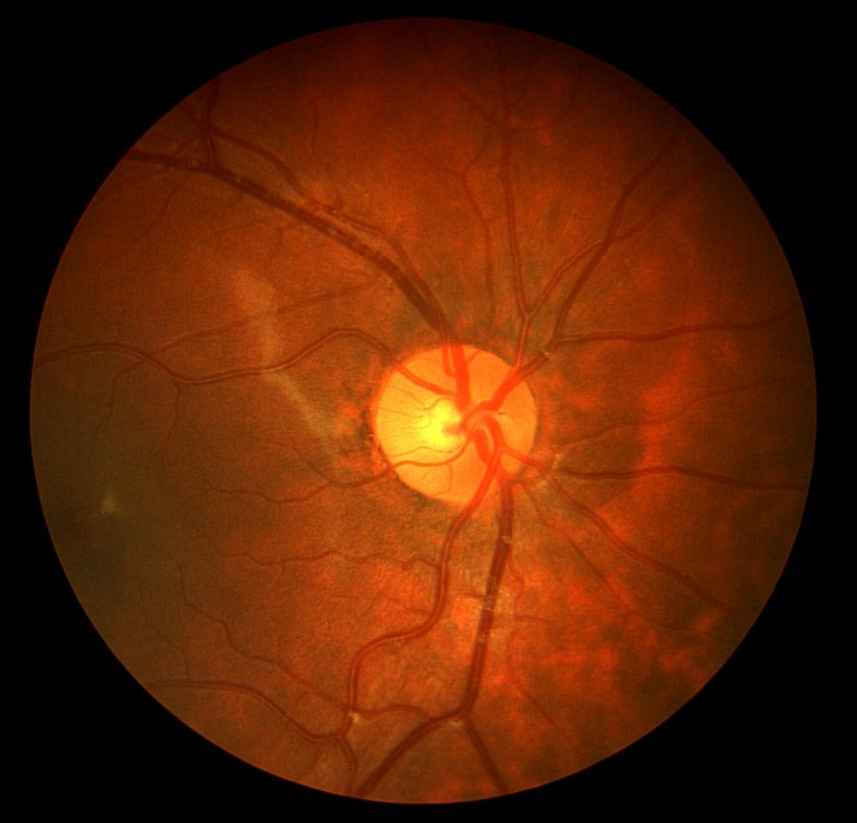
#> input picture DSC_Project_Mid/CHASEDB1/Image_01R.jpg, 857 x 823 px, shrunk from 999 x 960 before the run, found by its file name
$ jupyter execute randomized_brightness_scaling.ipynb
#> lines starting #> are read from the running program, lines starting #| are printed output that depends on the picture; after the words box and inside, x2 and y2 are one past the last pixel; in counts of white or black regions, pixels touching at a corner belong together
[cell 1]
import cv2
import numpy as np
from PIL import Image
import matplotlib.pyplot as plt
from sklearn.metrics import confusion_matrix
from skimage.metrics import structural_similarity as ssim
from skimage.feature import hessian_matrix, hessian_matrix_eigvals
import random
import copy

[cell 2]
img_path = r'CHASEDB1/Image_01R.jpg'
ground_img_path = r'CHASEDB1/Image_01R_1stHO.png'

img = Image.open(img_path)
#> img is the input picture: PIL image 857x823 RGB; mean R, G, B 90.3, 34.4, 5.3
ground_img = Image.open(ground_img_path)
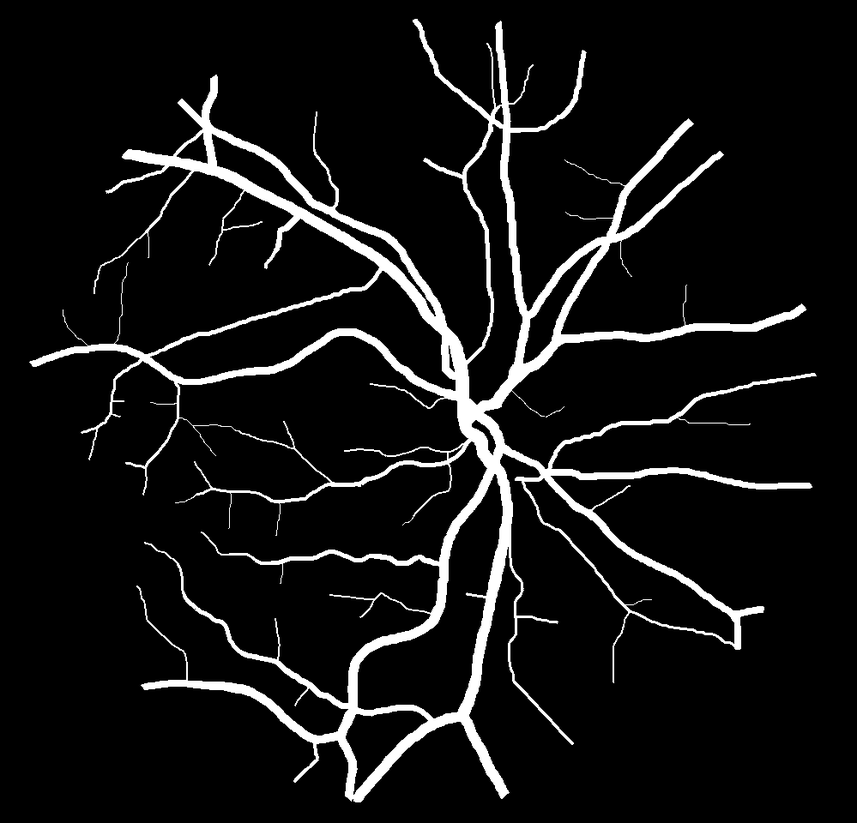
#> input picture DSC_Project_Mid/CHASEDB1/Image_01R_1stHO.png, 857 x 823 px, shrunk from 999 x 960 before the run, found by its file name
#> ground_img is the input picture: PIL image 857x823 L; min 0, max 255, mean 19.4

img_array = np.array(img)
ground_img_array = np.array(ground_img)

[cell 3]
plt.figure(figsize=(10, 5))
plt.subplot(1,2,1)
plt.imshow(img_array)
plt.title("Original Image")
plt.axis('off')

plt.subplot(1,2,2)
plt.imshow(ground_img_array, cmap='grey')
plt.title("Segmented Image")
plt.axis('off')

plt.show()

[cell 4]
def accuracy_func(image1, image2):

    segmented_vessels = image1
    segmented_image = image2

    ssim_score = ssim(segmented_image, segmented_vessels, data_range=255)
    psnr_score = float('inf')
    mse = np.mean((image1 - image2) ** 2)
    if mse != 0:
        max_pixel = 255.0
        psnr_score = 20 * np.log10(max_pixel / np.sqrt(mse))

    generated_binary = (segmented_vessels > 0).astype(np.uint8)
    target_binary = (segmented_image > 0).astype(np.uint8)

    tn, fp, fn, tp = confusion_matrix(target_binary.ravel(), generated_binary.ravel()).ravel()
    accuracy = (tp + tn) / (tp + tn + fp + fn)
    sensitivity = tp / (tp + fn)
    specificity = tn / (tn + fp)
    f1 = 2/((1/specificity)+(1/sensitivity))

    print(f'SSIM: {ssim_score:.4f}')
    print(f'PSNR: {psnr_score:.4f}')
    print(f'Accuracy: {accuracy:.4f}')
    print(f'Sensitivity: {sensitivity:.4f}')
    print(f'Specificity: {specificity:.4f}')
    print(f'f1: {f1:.4f}')

[cell 5]
img_gray = img.convert('L')
img_gray_array = np.array(img_gray)

[cell 6]
red_channel = img_array[:, :, 0]
green_channel = img_array[:, :, 1]
blue_channel = img_array[:, :, 2]

plt.figure(figsize=(10, 5))

plt.subplot(1, 4, 1)
plt.imshow(img_gray, cmap='gray')
plt.title('Grayscale Image')
plt.axis('off')

plt.subplot(1, 4, 2)
plt.imshow(red_channel, cmap='gray')
plt.title('Red Channel')
plt.axis('off')

plt.subplot(1, 4, 3)
plt.imshow(green_channel, cmap='gray')
plt.title('Green Channel')
plt.axis('off')

plt.subplot(1, 4, 4)
plt.imshow(blue_channel, cmap='gray')
plt.title('Blue Channel')
plt.axis('off')

plt.show()

[cell 7]
green_channel = img_array[:, :, 1]

brightness_factor = random.uniform(0.8, 1.6)
scaled_green_channel = np.clip(green_channel * brightness_factor, 0, 255).astype(np.uint8)

#plot the green channel and the scaled green channel
plt.figure(figsize=(10, 5))

plt.subplot(1, 2, 1)
plt.imshow(green_channel, cmap='gray')
plt.title('Green Channel')
plt.axis('off')

plt.subplot(1, 2, 2)
plt.imshow(scaled_green_channel, cmap='gray')
plt.title('Scaled Green Channel')
plt.axis('off')

plt.show()

[cell 8]
clahe = cv2.createCLAHE(clipLimit = 3, tileGridSize=(8,8))
cl_img_gray = clahe.apply(img_gray_array)
plt.hist(cl_img_gray.flat, bins=100, range=(0, 255))
#> figure, not shown here; tallest bar 199297 high, from x = 2.55 to 5.1

[cell 9]
clahe = cv2.createCLAHE(clipLimit=3, tileGridSize=(8, 8))
cl_img_green = clahe.apply(scaled_green_channel)
plt.hist(cl_img_green.flat, bins=100, range=(0, 255))
#> figure, not shown here; tallest bar 206425 high, from x = 2.55 to 5.1

[cell 10]
plt.figure(figsize=(10, 5))

plt.subplot(1, 2, 1)
plt.imshow(cl_img_gray, cmap='gray')
plt.title('CLAHE on Grayscale')
plt.axis('off')

plt.subplot(1, 2, 2)
plt.imshow(cl_img_green, cmap='gray')
plt.title('CLAHE on Green Channel')
plt.axis('off')

plt.show()

[cell 11]
cell_disc = cv2.getStructuringElement(cv2.MORPH_ELLIPSE, (9, 9))
kernel = cv2.getStructuringElement(cv2.MORPH_RECT, (2, 2))

Topen_gray = cv2.morphologyEx(cl_img_gray,cv2.MORPH_OPEN,cell_disc)
Tclose_gray = cv2.morphologyEx(Topen_gray, cv2.MORPH_CLOSE, cell_disc)
TopHat_gray = (cl_img_gray - Tclose_gray)#.astype(np.uint8)
min_image_gray = cv2.erode(TopHat_gray, kernel)
min_image_gray = cv2.dilate(min_image_gray, kernel)

Topen_green = cv2.morphologyEx(cl_img_green, cv2.MORPH_OPEN, cell_disc)
Tclose_green = cv2.morphologyEx(Topen_green, cv2.MORPH_CLOSE, cell_disc)
TopHat_green = cl_img_green - Tclose_green
min_image_green = cv2.dilate(cv2.erode(TopHat_green, kernel), kernel)
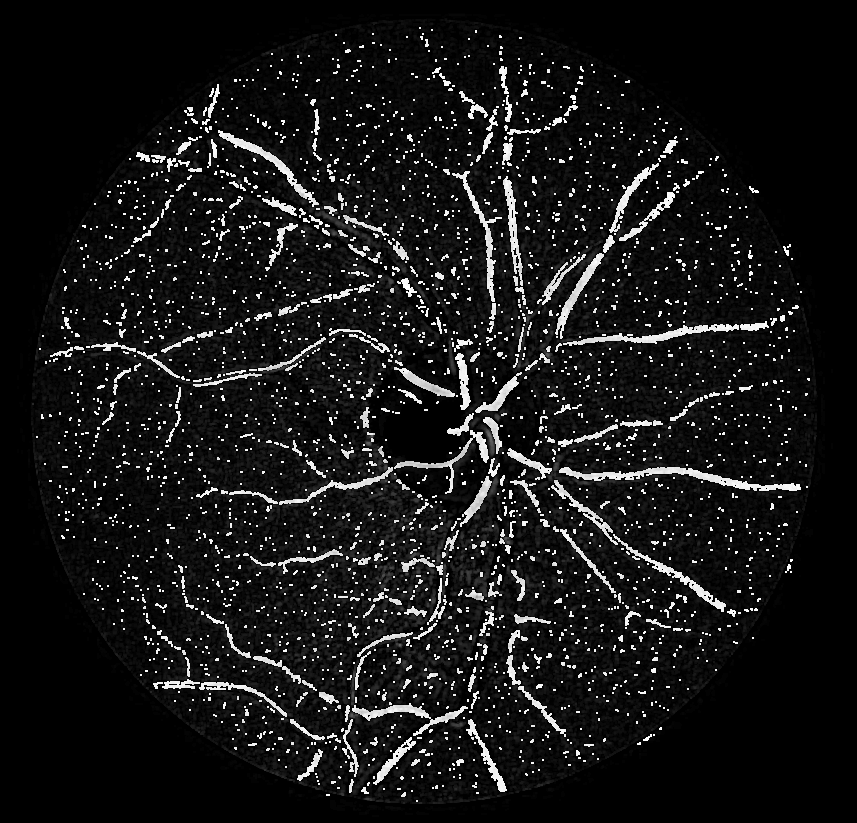
#> min_image_green: shape (823, 857); min 0, max 255, mean 23

[cell 12]
plt.figure(figsize=(10, 5))

plt.subplot(1, 2, 1)
plt.imshow(min_image_gray, cmap='gray')
plt.title('Morphology on Grayscale')
plt.axis('off')

plt.subplot(1, 2, 2)
plt.imshow(min_image_green, cmap='gray')
plt.title('Morphology on Green Channel')
plt.axis('off')

plt.show()

[cell 13]
def threshold(img,k):
    ret = copy.deepcopy(img)
    ret[ret<k] = 0
    ret[ret>=k] = 255
    return ret

def GlobalOtsu(img):
    foreground = img[img>=0]
    background = img[img<0]

    final_var = (np.var(foreground) * len(foreground) + np.var(background) * len(background))/(len(foreground) + len(background))
    if(np.isnan(final_var)):
        final_var = -1

    final_thresh = 0
    for i in np.linspace(np.min(img), np.max(img), num=255):
        foreground = img[img>=i]
        background = img[img<i]
        var = (np.var(foreground) * len(foreground) + np.var(background) * len(background))/(len(foreground) + len(background))

        if(np.isnan(var)):
            var = -1

        if(var!=-1 and (var<final_var or final_var ==-1)):
            final_var = var
            final_thresh = i
    return threshold(img,final_thresh)

[cell 14]
HessWide_gray = hessian_matrix(min_image_gray, sigma=4, order='rc')
#> HessWide_gray = 3 items
EignWide_gray = hessian_matrix_eigvals(HessWide_gray) [1]
HessWide_green = hessian_matrix(min_image_green, sigma=4, order='rc')
#> HessWide_green = 3 items
EignWide_green = hessian_matrix_eigvals(HessWide_green)[1]
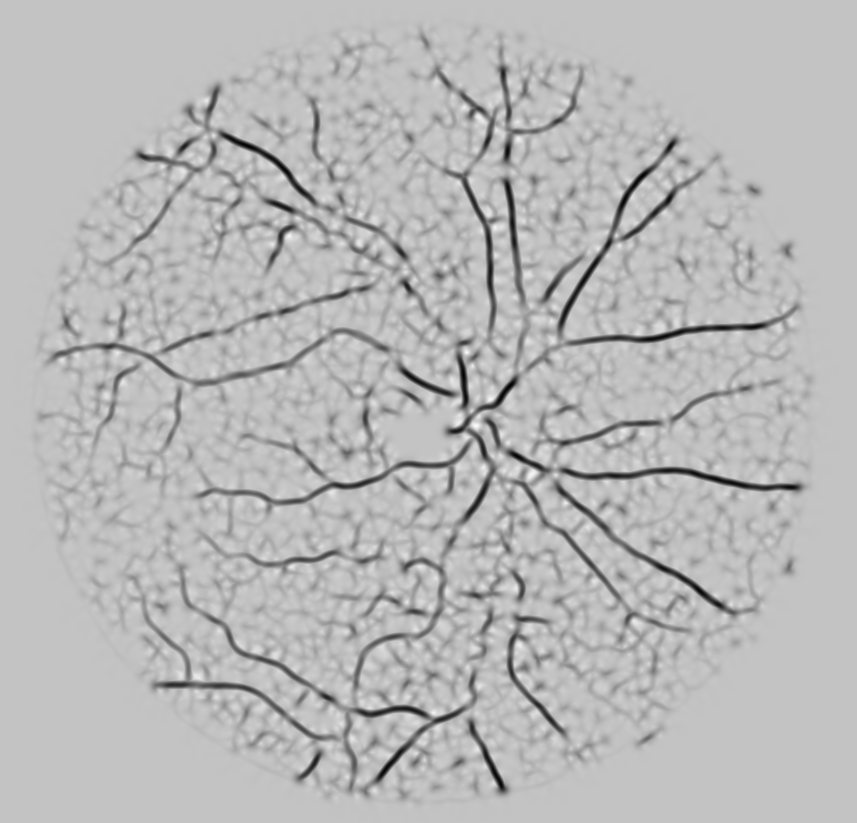
#> EignWide_green: shape (823, 857) float64; min -0.0262, max 0.00806, mean -0.00145; drawn with min black and max white

val_gray = GlobalOtsu(1-EignWide_gray)
#> in GlobalOtsu, `background = img[img<0]`: background = empty array
#> in GlobalOtsu, `final_var = (np.var(foreground) * len(foreground) + np.var(background)..`: final_var = nan
#> the loop in GlobalOtsu, `for i in np.linspace(np.min(img), np.max(img), num=255):` made 255 passes
#> (background, final_var) on passes 2 to 4: ([0.993, 0.993], 1.13e-05), ([0.993, 0.993, 0.993, 0.993, 0.993], 1.13e-05), ([0.993, 0.993, 0.993, 0.993, 0.993, 0.993, 0.993], 1.13e-05)
#> final_var on passes 5 to 10: 1.13e-05, 1.13e-05, 1.13e-05, 1.13e-05, 1.13e-05, 1.13e-05
#> after the loop in GlobalOtsu, `for i in np.linspace(np.min(img), np.max(img), num=255):`: final_thresh = 1.01; final_var = 3.57e-06
#> in threshold, `ret[ret>=k] = 255`:
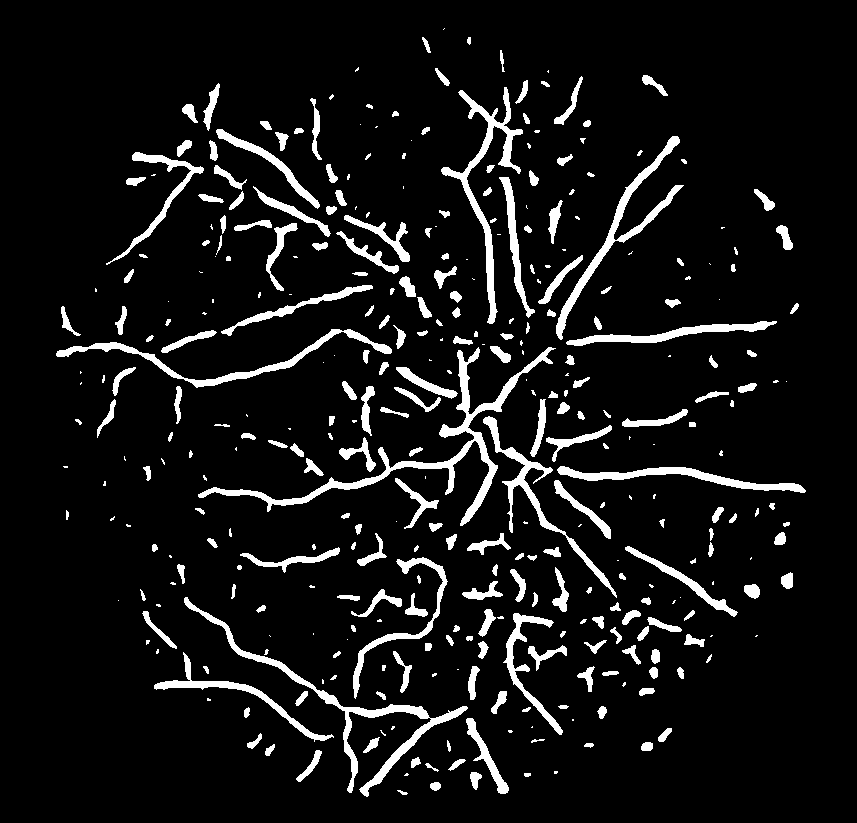
#> ret: shape (823, 857) float64; 8.1% white; 364 white regions (111 under 20 px), largest, box (x1, y1, x2, y2) and area: (198, 347, 556, 526) 4567, (184, 597, 468, 797) 3282, (441, 87, 523, 324) 2620
val_green = GlobalOtsu(1-EignWide_green)
#> the loop in GlobalOtsu (call 2), `for i in np.linspace(np.min(img), np.max(img), num=255):` made 255 passes
#> (background, final_var) on passes 2, 6, 7, 8, 9, 10: ([0.992], 1.14e-05), ([0.993, 0.992], 1.14e-05), ([0.993, 0.993, 0.992], 1.14e-05), ([0.993, 0.993, 0.992, 0.993, 0.993], 1.14e-05), ([0.993, 0.993, 0.993, 0.992, 0.993, 0.993], 1.14e-05), ([0.993, 0.993, 0.993, 0.993, 0.992, 0.993, 0.993, 0.993], 1.14e-05)
#> final_var on passes 11 to 16: 1.14e-05, 1.14e-05, 1.14e-05, 1.14e-05, 1.14e-05, 1.14e-05
#> call 2 of threshold, with k = 1.01
#> in threshold (call 2), `ret[ret>=k] = 255`:
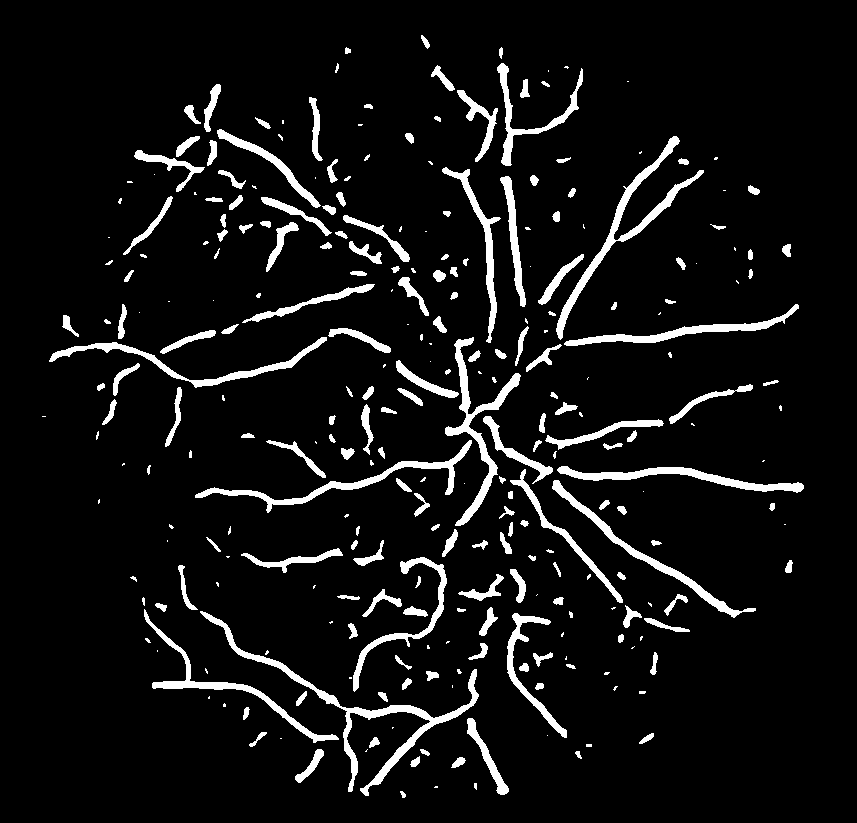
#> ret: shape (823, 857) float64; 7.2% white; 285 white regions (98 under 20 px), largest, box (x1, y1, x2, y2) and area: (200, 611, 479, 796) 3303, (556, 136, 704, 340) 2477, (445, 337, 521, 526) 2217

[cell 15]
plt.figure(figsize=(10, 5))

plt.subplot(1, 2, 1)
plt.imshow(val_gray, cmap='gray')
plt.title('Thresholding on Grayscale')
plt.axis('off')

plt.subplot(1, 2, 2)
plt.imshow(val_green, cmap='gray')
plt.title('Thresholding on Green Channel')
plt.axis('off')

plt.show()

[cell 16]
print("Accuracy on Grayscale")
accuracy_func(ground_img_array,val_gray)
#> in accuracy_func, `ssim_score = ssim(segmented_image, segmented_vessels, data_range=255)`: ssim_score = 0.777
#> in accuracy_func, `mse = np.mean((image1 - image2) ** 2)`: mse = 4219.9
#> in accuracy_func, `psnr_score = 20 * np.log10(max_pixel / np.sqrt(mse))`: psnr_score = 11.88
#> in accuracy_func, `generated_binary = (segmented_vessels > 0).astype(np.uint8)`:
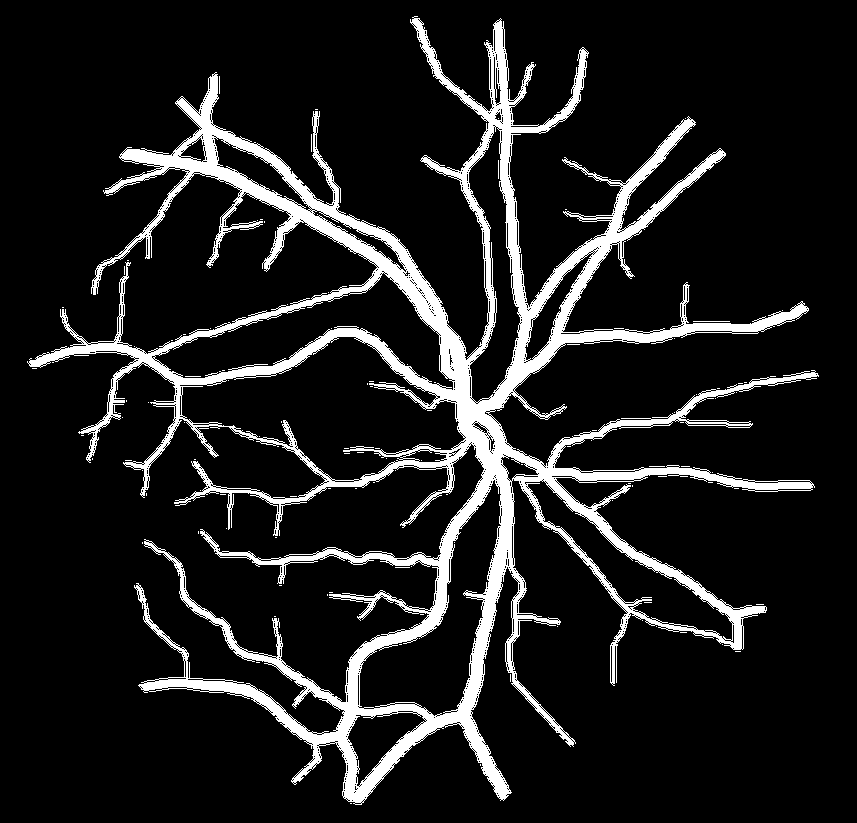
#> generated_binary: shape (823, 857); values 0 (black) and 1 (white), 11.6% white; 117 white regions (115 under 20 px), largest, box (x1, y1, x2, y2) and area: (27, 16, 819, 805) 81563, (693, 321, 730, 322) 37
#> in accuracy_func, `tn, fp, fn, tp = confusion_matrix(target_binary.ravel(), generated_bin..`: tn = 604234; fp = 44254; fn = 19046; tp = 37777
#> in accuracy_func, `accuracy = (tp + tn) / (tp + tn + fp + fn)`: accuracy = 0.91
#> in accuracy_func, `sensitivity = tp / (tp + fn)`: sensitivity = 0.665
#> in accuracy_func, `specificity = tn / (tn + fp)`: specificity = 0.932
#> in accuracy_func, `f1 = 2/((1/specificity)+(1/sensitivity))`: f1 = 0.776
#| SSIM: 0.7770
#| PSNR: 11.8778
#| Accuracy: 0.9103
#| Sensitivity: 0.6648
#| Specificity: 0.9318
#| f1: 0.7760

[cell 17]
print("Accuracy on Green Channel")
accuracy_func(ground_img_array,val_green)
#| SSIM: 0.8080
#| PSNR: 12.7268
#| Accuracy: 0.9215
#| Sensitivity: 0.7645
#| Specificity: 0.9336
#| f1: 0.8407
